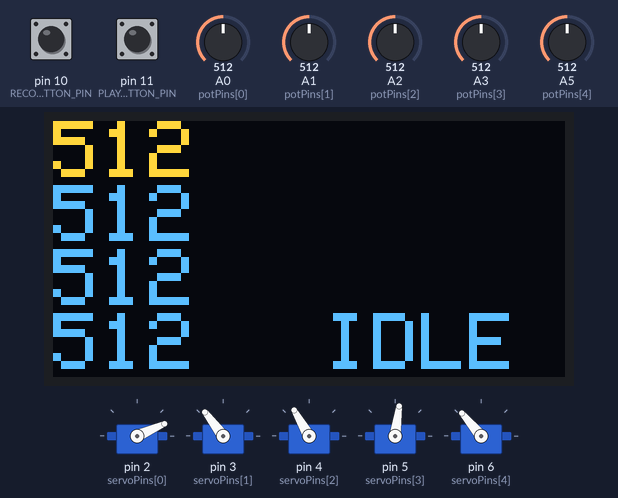
A sketch run on a simulated Arduino Uno, built with avr-gcc and run on an emulated ATmega328P. Shown: 128×64 one-colour display, 5 × servo. Inputs (shaded band) come from the test bench; at power-on: pin 11 (PLAYBACK_BUTTON_PIN) HIGH, pin 10 (RECORD_BUTTON_PIN) HIGH, A0 (potPins[0]) = 512, A1 (potPins[1]) = 512, A2 (potPins[2]) = 512, A3 (potPins[3]) = 512, A5 (potPins[4]) = 512. The OLED is the two-colour kind (top 16 rows yellow).

Above: at 1.2 s.
1.3 s: pin 11 (PLAYBACK_BUTTON_PIN) pulled LOW for 0.15 s
At 1.42 s:
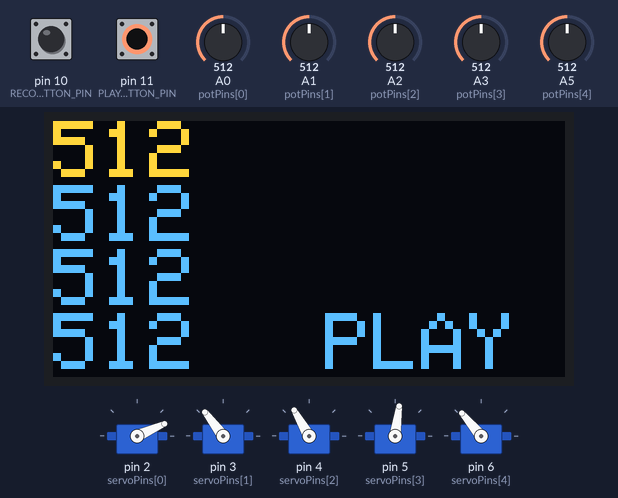
3.0 s: pin 10 (RECORD_BUTTON_PIN) pulled LOW for 3.2 s
At 4.8 s:
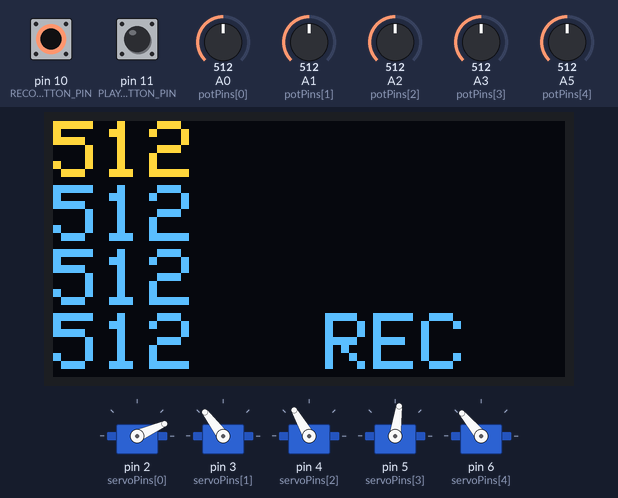
7.7 s: A0 (potPins[0]) set to 716
At 8.8 s:
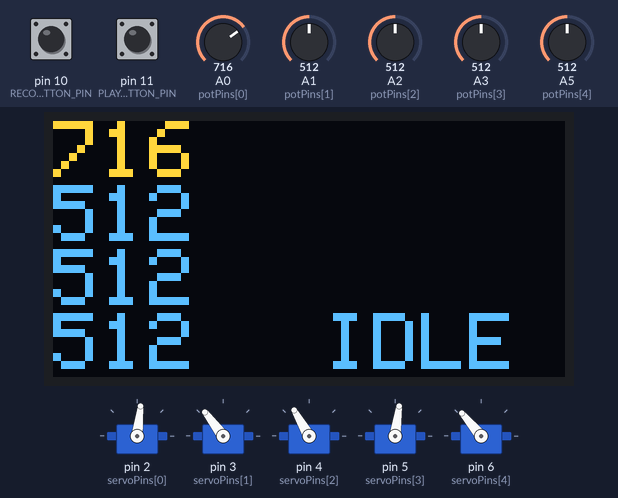
9.2 s: A1 (potPins[1]) set to 716
At 9.9 s:
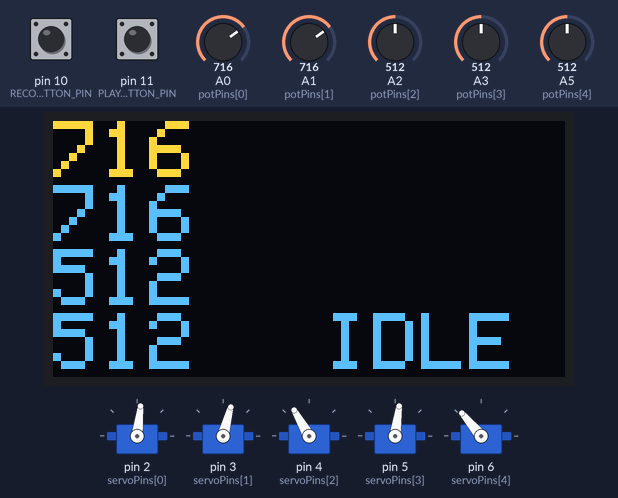
10.7 s: A2 (potPins[2]) set to 716
At 11.9 s:
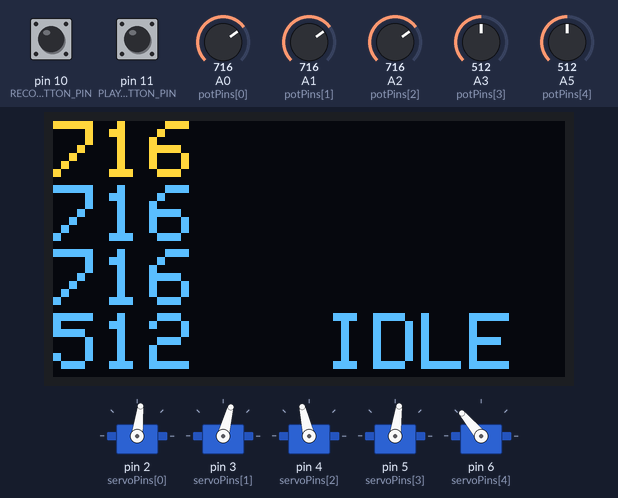
12.2 s: A3 (potPins[3]) set to 716
At 13.2 s:
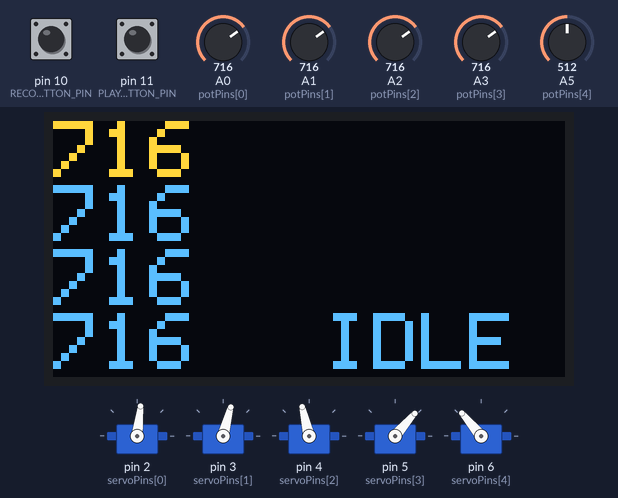
Timing chart, 0 to 14.7 s (numbered marks = the images above; inputs shaded):
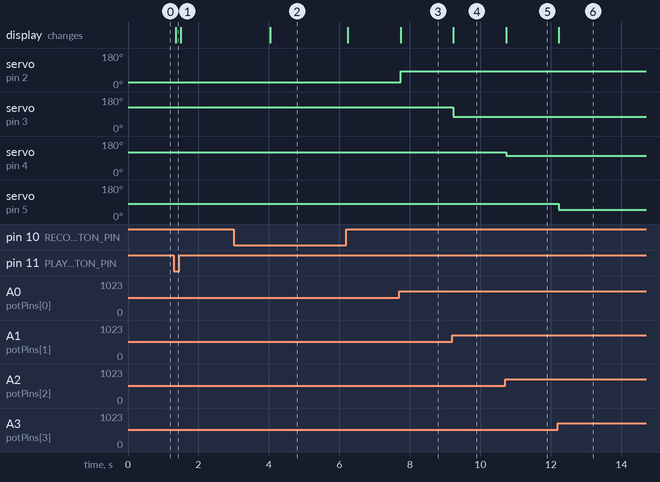

Measured:
- after the input at 1.3 s, the display: changes after 0.05 s (image 1)
- after the input at 3.0 s, the display: changes after 1.0 s (image 2)
- after the input at 7.7 s, servo on pin 2 (servoPins[0]): 24° → 83° at once; the display: changes at once (image 3)
- after the input at 9.2 s, servo on pin 3 (servoPins[1]): 127° → 75° at once; the display: changes at once (image 4)
- after the input at 10.7 s, servo on pin 4 (servoPins[2]): 120° → 103° at once; the display: changes at once (image 5)
- after the input at 12.2 s, servo on pin 5 (servoPins[3]): 82° → 49° at once; the display: changes at once (image 6)

The sketch:

fullControllsv2_copy_20230630211723.ino
```cpp
#include <Wire.h>
#include <Adafruit_GFX.h>
#include <Adafruit_SSD1306.h>
#include <Servo.h>

#define NUM_SERVOS 5
#define RECORD_BUTTON_PIN 10
#define PLAYBACK_BUTTON_PIN 11

#define SCREEN_WIDTH 128
#define SCREEN_HEIGHT 64
#define OLED_RESET 4
Adafruit_SSD1306 display(SCREEN_WIDTH, SCREEN_HEIGHT, &Wire, OLED_RESET);

Servo servos[NUM_SERVOS];
int servoPins[NUM_SERVOS] = {2, 3, 4, 5, 6}; // Digital pins for servos

int servoValues[NUM_SERVOS][100];
int servoIndex = 0;
bool isRecording = false;
int recordButtonState = HIGH;
int playbackButtonState = HIGH;
int potPins[5] = {A0, A1, A2, A3, A5};///

int minPotValues[5] = {430, 30, 140, 1023, 0};    // Minimum potentiometer values for each servo
int maxPotValues[5] = {840, 615, 870, 400, 1023};  // Maximum potentiometer values for each servo
int minAngles[5] = {0, 250, 150, 0, 170};  // Minimum servo angles
int maxAngles[5] = {120, 100, 90, 100, 90};  // Maximum servo angles

enum SystemState {
  IDLE,
  RECORDING,
  PLAYBACK
};

SystemState currentState = IDLE;

void setup() {
  display.begin(SSD1306_SWITCHCAPVCC, 0x3C);
  display.clearDisplay();
  display.setTextColor(SSD1306_WHITE);
  display.setTextSize(2);


  pinMode(RECORD_BUTTON_PIN, INPUT_PULLUP);
  pinMode(PLAYBACK_BUTTON_PIN, INPUT_PULLUP);

  for (int i = 0; i < NUM_SERVOS; i++) {
    servos[i].attach(servoPins[i]);
}
}

void loop() {


  display.clearDisplay();

  for (int i = 0; i < 5; i++) {
    int potValue = analogRead(potPins[i]);
    int angle = map(potValue, minPotValues[i], maxPotValues[i], minAngles[i], maxAngles[i]);
    servos[i].write(angle);

    display.setCursor(0, i * 16);
    display.println(potValue);
  }

  // Check the state of the buttons and set the current state accordingly
  if (digitalRead(RECORD_BUTTON_PIN) == LOW) {
    currentState = RECORDING;
  } else if (digitalRead(PLAYBACK_BUTTON_PIN) == LOW) {
    currentState = PLAYBACK;
  } else {
    currentState = IDLE;
  }

  // Display the corresponding letter based on the current state
  display.setTextSize(2);
  display.setCursor(SCREEN_WIDTH - 60, SCREEN_HEIGHT - 16);
  if (currentState == RECORDING) {
    display.println("REC");
  } else if (currentState == PLAYBACK) {
    display.println("PLAY");
  } else {
    display.println("IDLE");
  }
  display.display();

  recordButtonState = digitalRead(RECORD_BUTTON_PIN);
  playbackButtonState = digitalRead(PLAYBACK_BUTTON_PIN);

  if (recordButtonState == LOW && !isRecording) {
    recordServoValues();
  }

  if (playbackButtonState == LOW && !isRecording) {
    playbackServoValues();
  }
}
void recordServoValues() {
  isRecording = true;
  servoIndex = 0;

  while (servoIndex < 100) {  // Maximum of 100 recorded values
    for (int i = 0; i < NUM_SERVOS; i++) {
      servoValues[i][servoIndex] = servos[i].read();  // Store current servo position
    }
    delay(10);
    servoIndex++;

    recordButtonState = digitalRead(RECORD_BUTTON_PIN);
    if (recordButtonState == HIGH) {
      break;
    }
  }

  isRecording = false;
}

void playbackServoValues() {
  for (int i = 0; i < servoIndex; i++) {
    for (int j = 0; j < NUM_SERVOS; j++) {
      servos[j].write(servoValues[j][i]);
    }
    delay(10);


}
}
```
